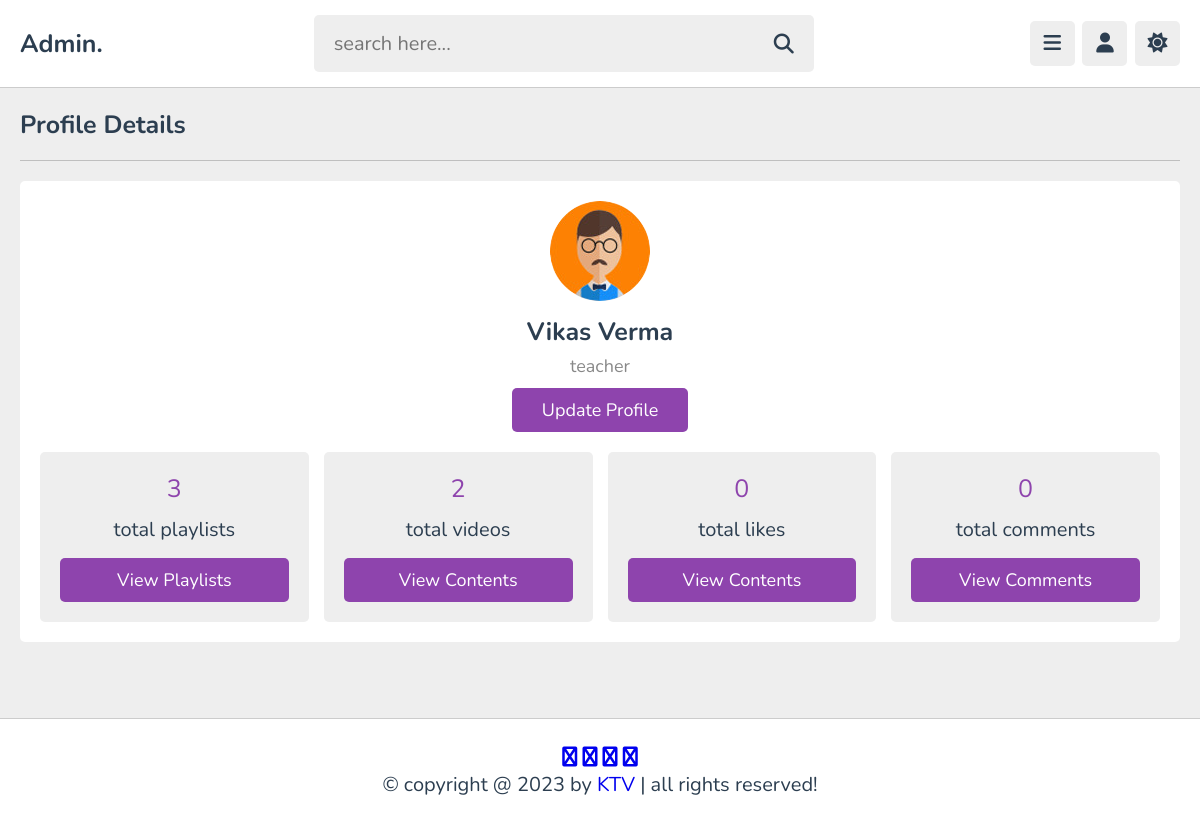
The app's page /admin/profile.php (signed in) with its own data.
### tables this page shows
CREATE TABLE `tutors` (
  `id` int(10) NOT NULL,
  `name` varchar(30) NOT NULL,
  `profession` varchar(25) NOT NULL,
  `email` varchar(25) NOT NULL,
  `password` varchar(30) NOT NULL,
  `image` varchar(30) NOT NULL
);

### admin/profile.php (the view, shortened to what this page needs)
<?php
   include '../components/dbconnect.php';
   if(isset($_COOKIE['tutor_id'])){
      $tutor_id = $_COOKIE['tutor_id'];
   }else{
      $tutor_id = '';
      header('location:login.php');
   }
   $select_playlists = "SELECT * FROM `playlist` WHERE tutor_id = '$tutor_id'";
   $playlists_result = mysqli_query($conn, $select_playlists);
   $total_playlists = mysqli_num_rows($playlists_result);
   $select_contents = "SELECT * FROM `content` WHERE tutor_id = '$tutor_id'";
   $contents_result = mysqli_query($conn, $select_contents);
   $total_contents = mysqli_num_rows($contents_result);
   $select_likes = "SELECT * FROM `likes` WHERE tutor_id = '$tutor_id'";
   $likes_result = mysqli_query($conn, $select_likes);
   $total_likes = mysqli_num_rows($likes_result);
   $select_comments = "SELECT * FROM `comments` WHERE tutor_id = '$tutor_id'";
   $comments_result = mysqli_query($conn, $select_comments);
   $total_comments = mysqli_num_rows($comments_result);
   $select_tutor ="select * from tutors where id = '$tutor_id'";
   $select_tutor_result = mysqli_query($conn, $select_tutor);
   $fetch_profile = mysqli_fetch_assoc($select_tutor_result);
?>
<!DOCTYPE html>
<html lang="en">
<head>
   <link rel="stylesheet" href="https://cdnjs.cloudflare.com/ajax/libs/font-awesome/6.2.0/css/all.min.css">
   <link rel="stylesheet" href="../css/admin_style.css">
</head>
<body>
<?php include '../components/admin_header.php'; ?>
<section class="tutor-profile" style="min-height: calc(100vh - 19rem);">
   <h1 class="heading">profile details</h1>
   <div class="details">
      <div class="tutor">
         <img src="../uploaded_files/<?= $fetch_profile['image']; ?>" alt="">
         <h3><?= $fetch_profile['name']; ?></h3>
         <span><?= $fetch_profile['profession']; ?></span>
         <a href="update.php" class="inline-btn">update profile</a>
      </div>
      <div class="flex">
         <div class="box">
            <span><?= $total_playlists; ?></span>
            <p>total playlists</p>
            <a href="playlists.php" class="btn">view playlists</a>
         </div>
         <div class="box">
            <span><?= $total_contents; ?></span>
            <p>total videos</p>
            <a href="contents.php" class="btn">view contents</a>
         </div>
         <div class="box">
            <span><?= $total_likes; ?></span>
            <p>total likes</p>
            <a href="contents.php" class="btn">view contents</a>
         </div>
         <div class="box">
            <span><?= $total_comments; ?></span>
            <p>total comments</p>
            <a href="comments.php" class="btn">view comments</a>
         </div>
      </div>
   </div>
</section>
<?php include '../components/footer.php'; ?>
</body>
</html>

### css/admin_style.css (style rules this page uses)
:root { --main-color:#8e44ad; --red:#e74c3c; --oragen:#f39c12; --white:#fff; --black:#2c3e50; --light-color:#888; --light-bg:#eee; --border:.1rem solid rgba(0,0,0,.2); }
* { font-family: 'Nunito', sans-serif; margin: 0; padding: 0; box-sizing: border-box; outline: none; border: none; text-decoration: none; }
html { font-size: 62.5%; overflow-x: hidden; }
body { background-color: var(--light-bg); padding-left: 30rem; }
section { padding:2rem; max-width: 1200px; margin: 0 auto; }
.btn, .option-btn, .delete-btn, .inline-btn, .inline-option-btn, .inline-delete-btn { border-radius: .5rem; padding: 1rem 3rem; font-size: 1.8rem; color: #fff; margin-top: 1rem; text-transform: capitalize; cursor: pointer; text-align: center; }
.btn, .option-btn, .delete-btn { display: block; width: 100%; }
.inline-btn, .inline-option-btn, .inline-delete-btn { display: inline-block; }
.btn, .inline-btn { background-color: var(--main-color); }
.heading { padding-bottom: 1.8rem; border-bottom: var(--border); font-size: 2.5rem; color: var(--black); text-transform: capitalize; margin-bottom: 2rem; }
.tutor-profile .details { background-color: var(--white); border-radius: .5rem; padding: 2rem; text-align: center; }
.tutor-profile .details .tutor { margin-bottom: 2rem; }
.tutor-profile .details .tutor img { height: 10rem; width: 10rem; border-radius: 50%; object-fit: cover; margin-bottom: .5rem; }
.tutor-profile .details .tutor h3 { font-size: 2.5rem; color: var(--black); margin: .5rem 0; }
.tutor-profile .details .tutor span { font-size: 1.8rem; color: var(--light-color); display: block; }
.tutor-profile .details .flex { display: flex; gap: 1.5rem; align-items: center; flex-wrap: wrap; }
.tutor-profile .details .flex .box { flex: 1 1 26rem; border-radius: .5rem; background-color: var(--light-bg); padding: 2rem; }
.tutor-profile .details .flex span { color: var(--main-color); display: block; margin-bottom: .5rem; font-size: 2.5rem; }
.tutor-profile .details .flex .box p { font-size: 2rem; color: var(--black); padding: .5rem 0; }
@media (max-width:1200px) { body { padding-left: 0; } }

### records on screen
tutors: image (picture), name "Vikas Verma", profession "teacher"

### other values on screen
$total_playlists "3"
$total_contents "2"
$total_likes "0"
$total_comments "0"
